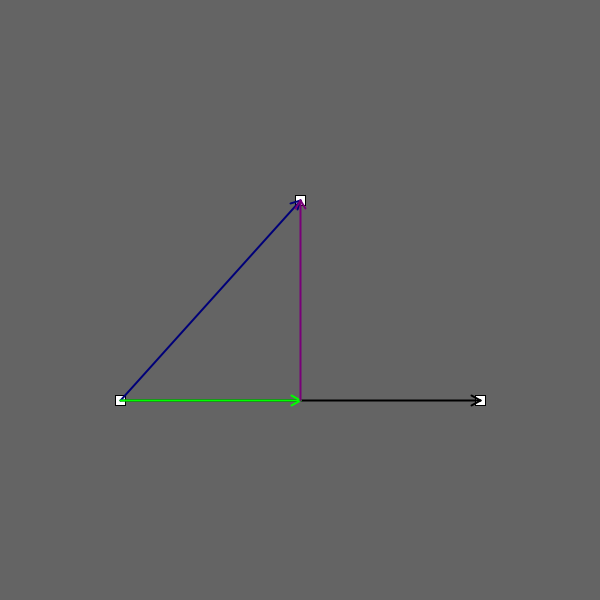
Frame 1 (no input)
Frame 60 (the mouse pressed at the canvas centre just before this capture): identical to frame 1, image omitted
Frame 120 (the mouse held since frame 60 and released just before this capture): identical to frame 1, image omitted

The Processing sketch that drew this single still picture (run headless with seeded random() and noise(); from frame 60 on, the mouse is pressed at the canvas centre):

// Processing sketch: processing_104004
// ── processing_104004.pde

BoxArray ba;
Box[] bs;
PVector u,v,p;

void setup() {
  size(600, 600);
  bs = new Box[3];
  bs[0] = new Box(4*width/5,2*height/3);
  bs[1] = new Box(width/5,2*height/3);
  bs[2] = new Box(width/2,height/3);
  ba = new BoxArray(bs);
  u = new PVector();
  v = new PVector();
}

void draw() {
  background(100);
  strokeWeight(1);
  stroke(0);
  ba.on(mouseX, mouseY);
  ba.display();
  strokeWeight(2);
  u.set(bs[2].x-bs[1].x, bs[2].y-bs[1].y,0);
  v.set(bs[0].x-bs[1].x, bs[0].y-bs[1].y,0);
  p = Proj(u,v);
  arrow(bs[1].x, bs[1].y, bs[0].x, bs[0].y);
  stroke(0,0,120);
  arrow(bs[1].x, bs[1].y, bs[2].x, bs[2].y);
  stroke(0,255,0);
  arrow(bs[1].x, bs[1].y, bs[1].x+p.x, bs[1].y+p.y);
  stroke(120,0,120);
  arrow(bs[1].x+p.x, bs[1].y+p.y, bs[2].x, bs[2].y);
}
void mousePressed() {
  ba.down();
}
void mouseReleased() {
  ba.up();
}
void keyTyped() {
  if( key == 'u' ) {
    bs[2].x = mouseX;
    bs[2].y = mouseY;
  } else if( key == 'v' ) {
    bs[0].x = mouseX;
    bs[0].y = mouseY;
  } else if( key == 'o' ) {
    bs[1].x = mouseX;
    bs[1].y = mouseY;
  }
}
float Dot(PVector u, PVector v) {
  return u.x*v.x+u.y*v.y+u.z*v.z;
}
float Norm(PVector u) {
  return sqrt(Dot(u,u));
}
PVector Unit(PVector u) {
  return Mult(Norm(u),u);
}
PVector Mult(float c, PVector u) {
  PVector p = new PVector(c*u.x,c*u.y,c*u.z);
  return p;
}
PVector Proj(PVector u, PVector v) { // projection of u onto v: proj_v (u)
  PVector p = Mult(Dot(u,v)/Dot(v,v),v);
  return p;
}


void arrow(float xtail, float ytail, float xtip, float ytip, float magnitude) {
  PVector v = new PVector(xtip-xtail,ytip-ytail);
  v.setMag(magnitude);
  arrow(xtail, ytail, xtail+v.x, ytail+v.y);
}
void arrow(float xtail, float ytail, float xtip, float ytip) {
  // Source: http://mathforum.org/library/drmath/view/54146.html
  float wingtheta = radians(30), arrowlength = dist(xtip,ytip,xtail,ytail), winglength = 0.5*arrowlength;
  float m = (ytip-ytail)/(xtip-xtail), n = tan(wingtheta), xw, yw;
  if( winglength > 10 ) {
    winglength = 10;
  }
  xw = xtip - ((xtip-xtail)-n*(ytip-ytail))/sqrt(1+pow(n,2))*(winglength/arrowlength);
  yw = ytip - ((ytip-ytail)+n*(xtip-xtail))/sqrt(1+pow(n,2))*(winglength/arrowlength);
  line(xtip,ytip,xw,yw);
  n = -n;
  xw = xtip - ((xtip-xtail)-n*(ytip-ytail))/sqrt(1+pow(n,2))*(winglength/arrowlength);
  yw = ytip - ((ytip-ytail)+n*(xtip-xtail))/sqrt(1+pow(n,2))*(winglength/arrowlength);
  line(xtip,ytip,xw,yw);
  line(xtail,ytail,xtip,ytip);
}

void roundarrow(float cx, float cy, float tstart, float tend, float radius) {
  float arclength = (tend-tstart)*radius;
  float sc = arclength/radius*0.4;
  float xstart = cx + radius*cos(tstart);
  float ystart = cy + radius*sin(tstart);
  float xend = cx + radius*cos(tend);
  float yend = cy + radius*sin(tend);
  arc(cx,cy,2*radius,2*radius,tstart,tend);
  arrow(xend+sc*(radius*(sin(tend))),
        yend-sc*(radius*(cos(tend))),
        xend,
        yend);
}

class BoxArray {
  Box[] boxes;
  float[] onboxes;
  int nboxes;
  int closestindex = -1;
  boolean dragging = false;
  PVector downat = new PVector();
  BoxArray(int nboxesin) {
    nboxes = nboxesin;
    boxes = new Box[nboxes];
    onboxes = new float[nboxes];
    for ( int i = 0; i < nboxes; i++ ) {
      boxes[i] = new Box(random(width), random(height));
      onboxes[i] = 0;
    }
  }
  BoxArray(Box[] bin) {
    boxes = bin;
    nboxes = bin.length;
    onboxes = new float[nboxes];
    for ( int i = 0; i < nboxes; i++ ) {
      onboxes[i] = 0;
    }
  }
  void down() {
    if ( closestindex >= 0 && dragging == false ) {
      dragging = true;
      downat.set(mouseX-boxes[closestindex].x, mouseY-boxes[closestindex].y, 0);
    }
  }
  void up() {
    dragging = false;
  }
  void on(float xin, float yin) {
    if ( dragging ) {
      boxes[closestindex].move(xin-downat.x, yin-downat.y);
    } 
    else {
      boolean overone = false;
      for ( int i = 0; i < nboxes; i++ ) {
        onboxes[i] = boxes[i].on(xin, yin);
        if ( onboxes[i] > 0 ) {
          overone = true;
        }
      }
      if ( overone ) {
        float closestdist = boxes[0].w+boxes[0].tolerance+1;
        for ( int i = 0; i < nboxes; i++ ) {
          if ( onboxes[i] != 0 && onboxes[i] < closestdist ) {
            closestindex = i;
            closestdist = onboxes[i];
          }
        }
      } 
      else {
        closestindex = -1;
      }
    }
  }
  void display() {
    fill(255);
    for ( int i = 0; i < nboxes; i++ ) {
      boxes[i].display();
    }
    if ( closestindex >= 0 ) {
      fill(122);
      boxes[closestindex].display();
    }
  }
}
class Box {
  float x, y, w=5;
  float tolerance = 5;

  Box(float xin, float yin) {
    x = xin;
    y = yin;
    rectMode(RADIUS);
  }
  void display() {
    rect(x, y, w, w);
  }
  float on(float xin, float yin) {
    if ( abs(xin-x)<=w+tolerance && abs(yin-y)<=w+tolerance ) {
      return dist(xin, yin, x, y);
    } 
    else {
      return 0;
    }
  }
  void move(float xin, float yin) {
    x = xin;
    y = yin;
  }
}
